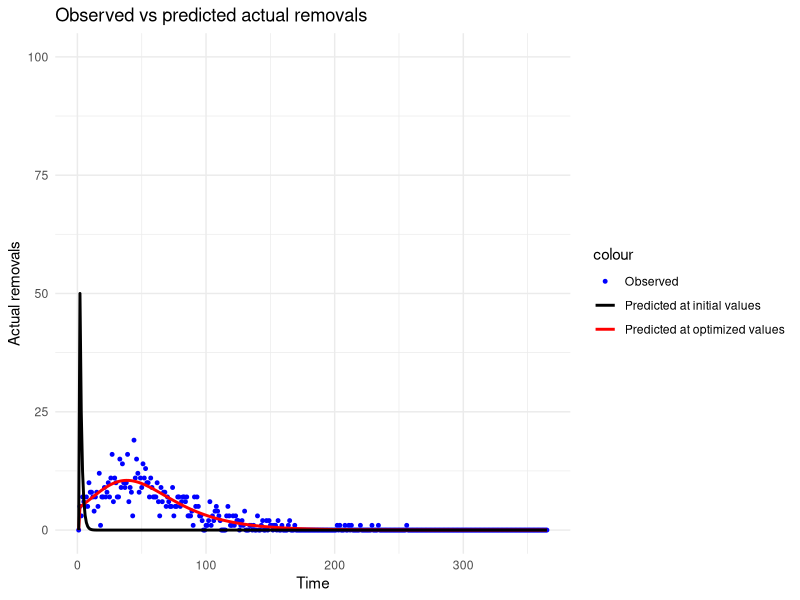

Generate this figure with R:
set.seed(8)

# Define the Discrete-Time Deterministic SIR Model
Deterministic_DT_SIR_model <- function(N, S0, I0, minTime, maxTime, beta, gamma, step_size) {
  steps <- seq(minTime, maxTime, by = step_size) # Time discretization
  S <- numeric(length(steps)) # Vector to store susceptibles
  I <- numeric(length(steps)) # Vector to store infectives
  R <- numeric(length(steps)) # Vector to store removed
  
  # Set initial conditions
  S[1] <- S0
  I[1] <- I0
  R[1] <- N - S0 - I0
  
  # Loop and update compartments
  for (t in 2:length(steps)) {
    S[t] <- S[t-1] - (beta * S[t-1] * I[t-1]) * step_size
    I[t] <- I[t-1] + (beta * S[t-1] * I[t-1] - gamma * I[t-1]) * step_size
    R[t] <- R[t-1] + gamma * I[t-1] * step_size
  }
  
  # Return simulated trajectories
  return(data.frame(Steps = steps, S = S, I = I, R = R))
}

# Generate simulated data using the SIR model
N <- 1000   # Total population size
S0 <- 900   # Initial number of susceptibles
I0 <- 100   # Initial number of infectives
minTime <- 1
maxTime <- 365
beta <- 0.0001   # Infection rate
gamma <- 0.05    # Recovery rate
step_size <- 1   # Step size for time discretization

simulated_data <- Deterministic_DT_SIR_model(N, S0, I0, minTime, maxTime, beta, gamma, step_size)

# Observed data on removals (cumulative with Binomial or Poisson noise)
observed_data <- data.frame(
  Steps = simulated_data$Steps,
  Removals= c(0, rpois(length(simulated_data$Steps)-1, diff(simulated_data$R))))



# The objective function (sum of squared differences)
objective_function <- function(params) {
  beta <- params[1]
  gamma <- params[2]
  
  beta<- exp(beta)
  gamma<- exp(gamma)
  # Simulate SIR model using current parameter values
  model_data <- Deterministic_DT_SIR_model(N, S0, I0, minTime, maxTime, beta, gamma, step_size)
  
  # Compute sum of squared differences between simulated removals and observed removals
  OLS = sum((c(0,diff(model_data$R)) - observed_data$Removals)^2)
  
  #Alternatively using RMSE
  #RMSE <- sqrt(mean((c(0, diff(model_data$R)) - observed_data$Removals)^2))
  #return(RMSE)
  
  return(OLS)
}

# Perform optimization to estimate model parameters
initial_params <- c(log(0.0000001), log(0.5))  # Initial parameter values
#Optim
opt_result <- optim(par = initial_params, fn = objective_function, method='Nelder-Mead')
print(opt_result)
estimated_params <- opt_result$par
estimated_params<- exp(estimated_params)

#nlm
#opt_result <- nlm(p = initial_params, f = objective_function)
#print(opt_result)
#estimated_params <- opt_result$estimate
#estimated_params<- exp(estimated_params)


# Simulate SIR model using estimated parameters
predicted_data <- Deterministic_DT_SIR_model(N, S0, I0, minTime, maxTime, estimated_params[1], estimated_params[2], step_size)
predicted_data$ActualRemovals<- c(0,diff(predicted_data$R))

Initpredicted_data<- Deterministic_DT_SIR_model(N, S0, I0, minTime, maxTime, exp(initial_params[1]), exp(initial_params[2]), step_size)
Initpredicted_data$ActualRemovals<- c(0,diff(Initpredicted_data$R))

# Plot observed and simulated removals  
library(ggplot2)
ggplot() +
  geom_point(data = observed_data, aes(x = Steps, y = Removals, color = "Observed"), size = 1) +
  geom_line(data = predicted_data, aes(x = Steps, y = ActualRemovals, color = "Predicted at optimized values"), size = 1) +
  geom_line(data = Initpredicted_data, aes(x = Steps, y = ActualRemovals, color = "Predicted at initial values"), size = 1) +
  ylim(0, 100) +
  labs(x = "Time", y = "Actual removals", title = "Observed vs predicted actual removals") +
  scale_color_manual(values = c("Observed" = "blue", "Predicted at optimized values" = "red", "Predicted at initial values" = "black")) +
  theme_minimal()

estimated_params

data.frame(observed_data$Removals, predicted_data$ActualRemovals, Initpredicted_data$ActualRemovals)
